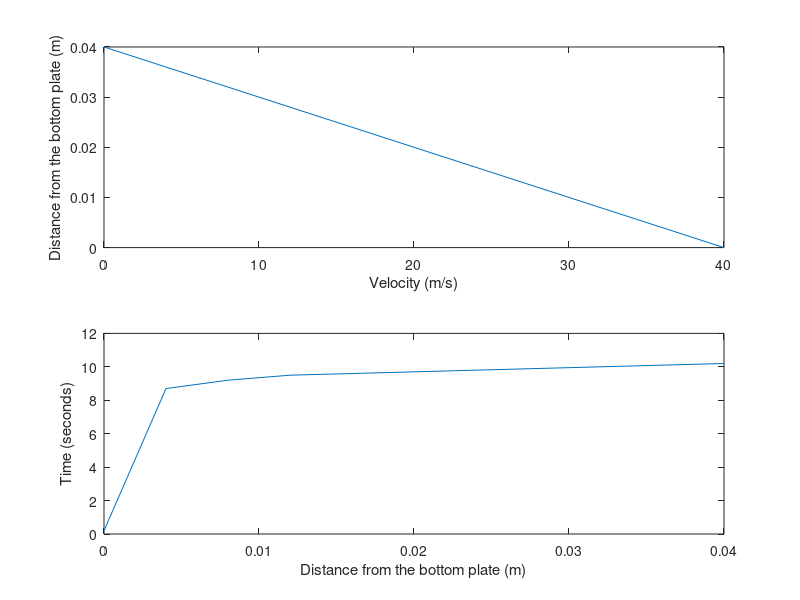

The MATLAB script that drew this image:
%Project 1 _ Discretization in y for analytical solution
%THIS PROGRAM USES A TOLERANCE VALUE WHILE STEPPING ALONG IN TIME


clear;
clc;

%Part 1)

h = 0.04;                   %distance between two parallel plates extended to infinity [m]
nu = 0.000217;              %kinematic viscosity [m^2/s]
U_0 = 40;                   %velocity of lower plate [m/s]
tol = 0.00001;              %convergence criteria
num=10;                     %number of grid points
inc=h/num;                  %grid point increment
t=0.1;
i=1;

%y = 0.05 m
%this section computes the analytical solution of u(0.05,t) until steady-state

for y=0:inc:h;
Y(i)=y;
eta = y/(2*sqrt(nu*t));
eta_1 = h/(2*sqrt(nu*t));
n = 0;
a = erfc((2*n*eta_1)+eta);
b = erfc((2*(n+1)*eta_1)-eta);
u_old = U_0*(a-b);

for n = 1:10
    a = a+erfc((2*n*eta_1)+eta);
    b = b+erfc((2*(n+1)*eta_1)-eta);
    u_old = U_0*(a-b);
end
t
u_old


t=t+0.1;
eta = y/(2*sqrt(nu*t));
eta_1 = h/(2*sqrt(nu*t));
n = 0;
a = erfc((2*n*eta_1)+eta);
b = erfc((2*(n+1)*eta_1)-eta);
u_new = U_0*(a-b);

for n = 1:10
    a = a+erfc((2*n*eta_1)+eta);
    b = b+erfc((2*(n+1)*eta_1)-eta);
    u_new = U_0*(a-b);
end
t;
u_new;


while abs(u_old-u_new)>tol
    t=t+0.1;
    eta = y/(2*sqrt(nu*t));
    eta_1 = h/(2*sqrt(nu*t));
    n=0;
    a = erfc((2*n*eta_1)+eta);
    b = erfc((2*(n+1)*eta_1)-eta);
    u_old=u_new;
    for n = 1:10
        a = a+erfc((2*n*eta_1)+eta);
        b = b+erfc((2*(n+1)*eta_1)-eta);
        u_new = U_0*(a-b);
    end
end
U(i)=u_new;
T(i)=t;
i=i+1;
end

subplot(2,1,1)
plot(U,Y)
xlabel('Velocity (m/s)')
ylabel('Distance from the bottom plate (m)')

       
subplot(2,1,2)
plot(Y,T)
ylabel('Time (seconds)')
xlabel('Distance from the bottom plate (m)')
        
        

